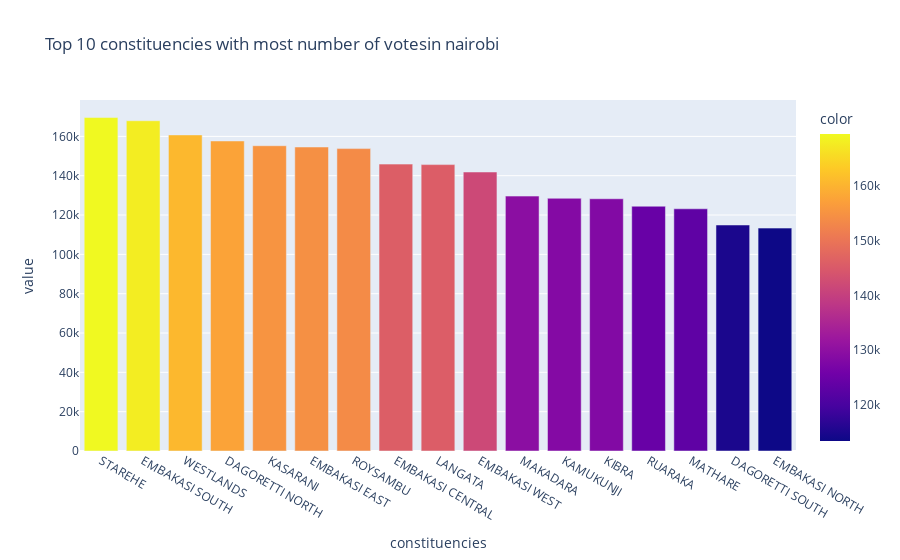

Notebook code cell kept with this figure:
### Code cell
fig=px.bar(data_frame=connairobi,
           color=connairobi,
           title="Top 10 constituencies with most number of votesin nairobi "
           )
fig.update_layout(xaxis_title="constituencies")

### Figure 1 — Plotly figure (JSON) as saved in the notebook; plotly's stock layout.template omitted (floating-point values rounded to 4 significant figures)
{"data": [{"alignmentgroup": "True", "hovertemplate": "Const.=%{x}<br>value=%{y}<br>color=%{marker.color}<extra></extra>", "legendgroup": "", "marker": {"color": [169575, 167953, 160739, 157659, 155250, 154599, 153772, 145892, 145649, 141878, 129627, 128516, 128282, 124482, 123163, 114930, 113344], "coloraxis": "coloraxis", "pattern": {"shape": ""}}, "name": "", "offsetgroup": "", "orientation": "v", "showlegend": false, "textposition": "auto", "type": "bar", "x": ["STAREHE", "EMBAKASI SOUTH", "WESTLANDS", "DAGORETTI NORTH", "KASARANI", "EMBAKASI EAST", "ROYSAMBU", "EMBAKASI CENTRAL", "LANGATA", "EMBAKASI WEST", "MAKADARA", "KAMUKUNJI", "KIBRA", "RUARAKA", "MATHARE", "DAGORETTI SOUTH", "EMBAKASI NORTH"], "xaxis": "x", "y": [169575, 167953, 160739, 157659, 155250, 154599, 153772, 145892, 145649, 141878, 129627, 128516, 128282, 124482, 123163, 114930, 113344], "yaxis": "y"}], "layout": {"barmode": "relative", "coloraxis": {"colorbar": {"title": {"text": "color"}}, "colorscale": [[0, "#0d0887"], [0.1111, "#46039f"], [0.2222, "#7201a8"], [0.3333, "#9c179e"], [0.4444, "#bd3786"], [0.5556, "#d8576b"], [0.6667, "#ed7953"], [0.7778, "#fb9f3a"], [0.8889, "#fdca26"], [1, "#f0f921"]]}, "legend": {"tracegroupgap": 0}, "title": {"text": "Top 10 constituencies with most number of votesin nairobi "}, "xaxis": {"anchor": "y", "domain": [0, 1], "title": {"text": "constituencies"}}, "yaxis": {"anchor": "x", "domain": [0, 1], "title": {"text": "value"}}}}
